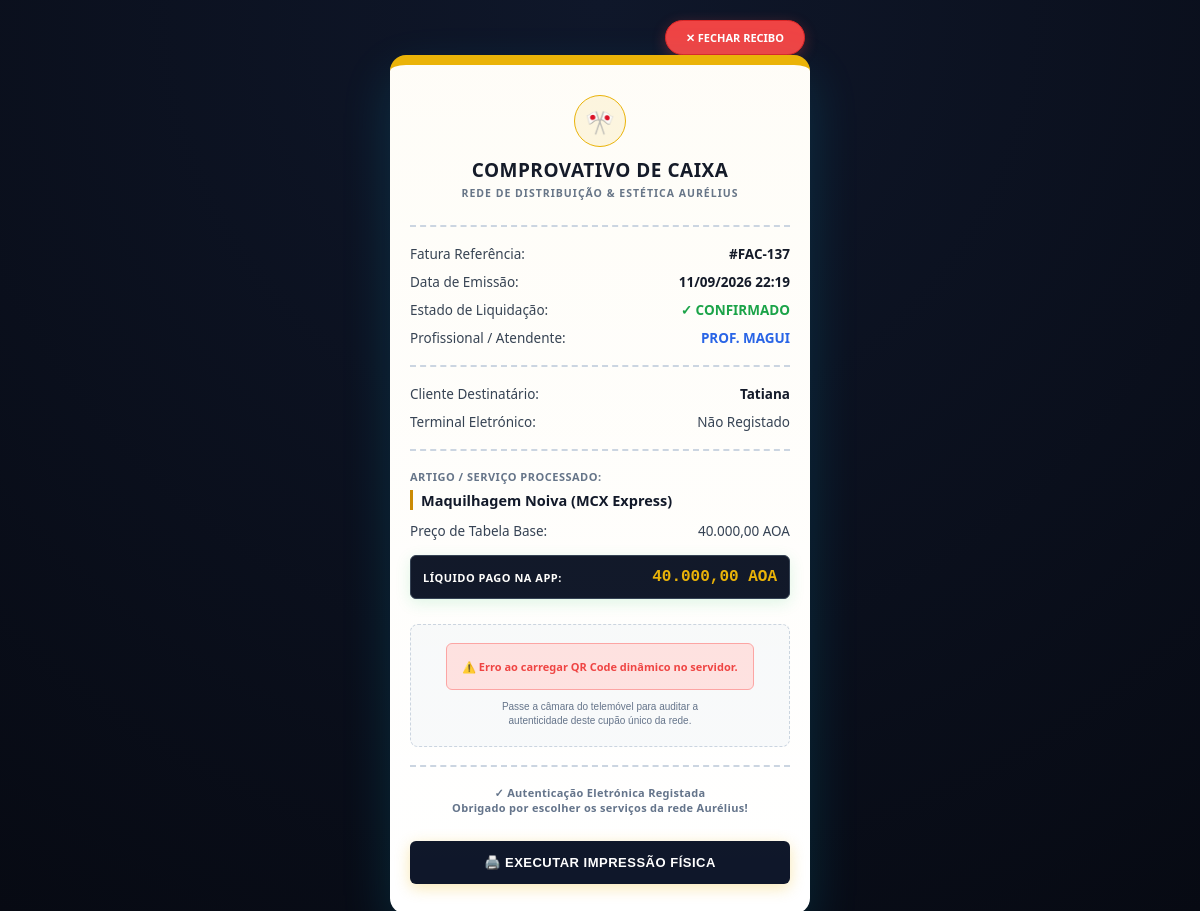
The page /fatura.php on the database its author committed.
### tables this page shows
CREATE TABLE `funcionarios` (
  `id_funcionario` int(11) NOT NULL AUTO_INCREMENT,
  `nome` varchar(100) NOT NULL,
  `status` varchar(50) DEFAULT 'Disponível',
  `especialidade` varchar(150) DEFAULT NULL,
  `ativo` tinyint(1) DEFAULT 1,
  `foto_url` varchar(255) DEFAULT NULL,
  PRIMARY KEY (`id_funcionario`)
);

CREATE TABLE `pagamentos` (
  `id_pagamento` int(11) NOT NULL AUTO_INCREMENT,
  `id_parceiro` int(11) NOT NULL,
  `tipo_parceiro` enum('barbearia','loja') NOT NULL,
  `cliente` varchar(150) NOT NULL,
  `cliente_telefone` varchar(20) DEFAULT NULL,
  `profissional` varchar(100) NOT NULL,
  `funcionario` varchar(255) DEFAULT NULL,
  `data_servico` date NOT NULL,
  `horario` varchar(255) DEFAULT NULL,
  `hora_servico` time NOT NULL,
  `servico` varchar(150) NOT NULL,
  `valor` decimal(10,2) NOT NULL,
  `status_atendimento` varchar(50) DEFAULT 'Pendente',
  `status_trabalho` enum('Pendente','Concluido') DEFAULT 'Pendente',
  `assinatura_cliente` varchar(50) DEFAULT NULL,
  `desconto` decimal(10,2) NOT NULL DEFAULT 0.00,
  `valor_liquido` decimal(10,2) NOT NULL DEFAULT 0.00,
  `data_registro` timestamp NOT NULL DEFAULT current_timestamp(),
  `visto_admin` int(11) DEFAULT 0,
  `tipo_pagamento` enum('PWA','Físico') DEFAULT 'PWA',
  PRIMARY KEY (`id_pagamento`)
);

### fatura.php (the view, shortened to what this page needs)
<?php
require_once __DIR__ . "/config/Banco.php";
$id_pagamento = isset($_GET['id']) ? intval($_GET['id']) : 0;
if ($id_pagamento === 0 && isset($pdo) && $pdo !== null) {
    try {
        $stmt_u = $pdo->query("SELECT id_pagamento FROM `pagamentos` ORDER BY id_pagamento DESC LIMIT 1");
        $ultimo_reg = $stmt_u->fetch(PDO::FETCH_ASSOC);
        if ($ultimo_reg) {
            $id_pagamento = intval(current($ultimo_reg));
        }
    } catch (PDOException $e) {
        error_log("Falha ao detetar o último ID: " . $e->getMessage());
    }
}
$pagamento = [];
if (isset($pdo) && $pdo !== null) {
    $colunas_id = ['id_pagamento', 'id_venda', 'id'];
    foreach ($colunas_id as $coluna) {
        try {
            $stmt_p = $pdo->prepare("SELECT * FROM `pagamentos` WHERE $coluna = ? LIMIT 1");
            $stmt_p->execute([$id_pagamento]);
            $pagamento = $stmt_p->fetch(PDO::FETCH_ASSOC);
            if ($pagamento) { break; }
        } catch (PDOException $e) {
            continue;
        }
    }
}
$atendente_final = 'Aurélio';
if (!empty($pagamento)) {
    $id_func_raw = $pagamento['profissional'] ?? ($pagamento['atendente'] ?? ($pagamento['funcionario_id'] ?? ''));
    if (is_numeric($id_func_raw) && isset($pdo)) {
        try {
            $stmt_f = $pdo->prepare("SELECT nome FROM `funcionarios` WHERE id_funcionario = ? LIMIT 1");
            $stmt_f->execute([$id_func_raw]);
            $func = $stmt_f->fetch(PDO::FETCH_ASSOC);
            if ($func && !empty($func['nome'])) {
                $atendente_final = $func['nome'];
            } else {
                $atendente_final = "Profissional #" . $id_func_raw;
            }
        } catch (Exception $e) {
            $atendente_final = "Profissional #" . $id_func_raw;
        }
    } elseif (!empty($id_func_raw)) {
        $atendente_final = $id_func_raw;
    }
}
$telefone_cliente_final = "Não Registado";
$preco_tabela_exibicao   = floatval($pagamento['preco'] ?? ($pagamento['valor'] ?? 1500));
$desconto_kz             = floatval($pagamento['desconto'] ?? 0);
$total_final             = $preco_tabela_exibicao - $desconto_kz;
?>
<!DOCTYPE html>
<html lang="pt-PT">
<head>
<body>
    <div class="topo-acoes-fatura">
        <a href="Dashboard.php" class="btn-fechar-recibo">✕ Fechar Recibo</a>
    </div>
    <div class="conteudo-fatura" style="max-width: 420px; margin: 0 auto; box-sizing: border-box; width: 100%;">
        <div class="topo-centro">
            <div style="background: rgba(234, 179, 8, 0.1); width: 50px; height: 50px; border-radius: 50%; display: flex; align-items: center; justify-content: center; margin: 0 auto 10px auto; border: 1px solid #eab308;">
                <span style="font-size: 24px; color: #eab308;">🎌</span>
            </div>
            <h2 style="margin: 0; font-size: 19px; color: #0f172a; font-weight: 800; letter-spacing: 0.5px;">COMPROVATIVO DE CAIXA</h2>
            <span style="font-size: 10.5px; color: #64748b; text-transform: uppercase; font-weight: bold; letter-spacing: 1px; display: block; margin-top: 3px;">Rede de Distribuição &amp; Estética Aurélius</span>
        </div>
        <div class="linha-pontilhada"></div>
        <div class="row-item"><span>Fatura Referência:</span><strong>#FAC-<?= intval($pagamento['id'] ?? $id_pagamento) ?></strong></div>
        <div class="row-item"><span>Data de Emissão:</span><strong>
            <?php
            $data_final_servico = $pagamento['data_venda'] ?? ($pagamento['data_cadastro'] ?? ($pagamento['data_publicacao'] ?? ''));
            if (!empty($data_final_servico) && $data_final_servico !== '0000-00-00 00:00:00') {
                echo date('d/m/Y H:i', strtotime($data_final_servico));
            } else {
                echo date('d/m/Y H:i');
            }
            ?>
        </strong></div>
        <div class="row-item"><span>Estado de Liquidação:</span><span style="color: #16a34a; font-weight: 800;">✓ CONFIRMADO</span></div>
        <div class="row-item"><span>Profissional / Atendente:</span><strong style="color: #2563eb; text-transform: uppercase;"><?= htmlspecialchars($atendente_final) ?></strong></div>
        <div class="linha-pontilhada"></div>
        <div class="row-item">
            <span>Cliente Destinatário:</span>
            <strong>
                <?php
                $cliente_nome_final = "Consumidor Geral";
                if (!empty($pagamento['nome_candidato'])) {
                    $cliente_nome_final = $pagamento['nome_candidato'];
                } elseif (!empty($pagamento['nome_autor'])) {
                    $cliente_nome_final = $pagamento['nome_autor'];
                } elseif (!empty($pagamento['nome'])) {
                    $cliente_nome_final = ($pagamento['nivel'] === 'cliente') ? $pagamento['nome'] : "Consumidor Final";
                } elseif (!empty($pagamento['cliente'])) {
                    $cliente_nome_final = $pagamento['cliente'];
                }
                echo htmlspecialchars($cliente_nome_final);
                ?>
            </strong>
        </div>
        <div class="row-item"><span>Terminal Eletrónico:</span><span><?= htmlspecialchars($telefone_cliente_final) ?></span></div>
        <div class="linha-pontilhada"></div>
        <div style="font-size: 11px; font-weight: bold; color: #64748b; margin-bottom: 6px; text-transform: uppercase; letter-spacing: 0.5px;">Artigo / Serviço Processado:</div>
        <div style="font-size: 14.5px; font-weight: 800; margin-bottom: 12px; color: #0f172a; border-left: 3px solid #ca8a04; padding-left: 8px; word-break: break-word;">
            <?php
            $servico_resolvido = "Atendimento Estético Geral";
            if (!empty($pagamento['servico'])) {
                $servico_resolvido = $pagamento['servico'];
            } elseif (!empty($pagamento['titulo'])) {
                $servico_resolvido = $pagamento['titulo'];
            } elseif (!empty($pagamento['nome_produto'])) {
                $servico_resolvido = "Cosmético: " . $pagamento['nome_produto'];
            } elseif (!empty($pagamento['cargo'])) {
                $servico_resolvido = "Inscrição de Vaga: " . $pagamento['cargo'];
            } elseif (!empty($pagamento['tipos_de_servico'])) {
                $servico_resolvido = $pagamento['tipos_de_servico'];
            }
            echo htmlspecialchars($servico_resolvido);
            ?>
        </div>
        <div class="row-item"><span>Preço de Tabela Base:</span><span><?= number_format($preco_tabela_exibicao, 2, ',', '.') ?> AOA</span></div>
        <div class="bloco-total" style="display: flex; justify-content: space-between; align-items: center; margin-top: 15px; background: #0f172a; padding: 12px; border-radius: 6px; color: #fff;">
            <span>LÍQUIDO PAGO NA APP:</span>
            <strong style="font-size: 16px; color: #eab308;"><?= number_format($total_final, 2, ',', '.') ?> AOA</strong>
        </div>
<div style="text-align: center; margin-top: 25px; background: #f8fafc; padding: 18px; border: 1px dashed #cbd5e1; border-radius: 8px; box-sizing: border-box; width: 100%; display: flex; flex-direction: column; align-items: center; justify-content: center;">
<div id="qr-erro" style="display: none; padding: 15px; background: #fee2e2; color: #ef4444; border: 1px solid #fca5a5; border-radius: 6px; font-size: 11px; font-weight: bold; margin-bottom: 10px;">
    ⚠️ Erro ao carregar QR Code dinâmico no servidor.
</div>
<span style="font-size: 10px; color: #64748b; display: block; font-family: sans-serif; line-height: 1.4; max-width: 250px; margin: 0 auto;">
    Passe a câmara do telemóvel para auditar a autenticidade deste cupão único da rede.
</span>
</div>
        <div class="linha-pontilhada"></div>
        <p style="text-align: center; font-size: 11px; color: #64748b; margin: 0 0 20px 0; font-weight: 600; letter-spacing: 0.3px; line-height: 1.4;">
            ✓ Autenticação Eletrónica Registada<br>
            Obrigado por escolher os serviços da rede Aurélius!
        </p>
        <button class="btn-print" onclick="window.print()" style="width: 100%; padding: 14px; background: #0f172a; color: #fff; font-weight: bold; border: none; border-radius: 6px; cursor: pointer; text-transform: uppercase; font-size: 13px; letter-spacing: 0.5px;">🖨️ Executar Impressão Física</button>
    </div>
</body>
</html>

### fatura.php (style rules this page uses)
body { background: radial-gradient(circle at top, #0f172a 0%, #070a13 100%); margin: 0; padding: 0; font-family: 'Segoe UI', system-ui, sans-serif; min-height: 100vh; box-sizing: border-box; }
.topo-acoes-fatura { max-width: 440px; margin: 20px auto 0 auto; display: flex; justify-content: flex-end; padding: 0 15px; width: 92%; box-sizing: border-box; }
.btn-fechar-recibo { background: #ef4444; color: white; padding: 9px 20px; border-radius: 30px; font-weight: bold; text-decoration: none; font-size: 11px; text-transform: uppercase; border: 1px solid #dc2626; box-shadow: 0 4px 14px rgba(239, 68, 68, 0.3); transition: 0.2s; }
.conteudo-fatura { background: #ffffff; color: #0f172a; width: 92%; max-width: 440px; margin: 15px auto 50px auto; padding: 30px 20px; border-radius: 16px; box-shadow: 0 20px 50px rgba(0, 210, 255, 0.15); border-top: 10px solid #eab308; box-sizing: border-box; position: relative; overflow: hidden; }
.conteudo-fatura::before { content: ''; position: absolute; top: 0; left: 0; width: 100%; height: 100%; background: linear-gradient(180deg, rgba(234, 179, 8, 0.03) 0%, rgba(255,255,255,0) 100%); pointer-events: none; }
.topo-centro { text-align: center; margin-bottom: 25px; }
.linha-pontilhada { border-top: 2px dashed #cbd5e1; margin: 18px 0; position: relative; }
.row-item { display: flex; justify-content: space-between; align-items: center; font-size: 13.5px; margin-bottom: 10px; color: #334155; gap: 10px; }
.row-item span { word-break: break-word; }
.row-item strong { color: #0f172a; font-weight: 700; text-align: right; word-break: break-word; }
.bloco-total { background: linear-gradient(135deg, #0f172a 0%, #1e293b 100%); border: 1px solid #334155; padding: 15px; margin-top: 20px; font-size: 14px; font-weight: bold; color: #4ade80; border-radius: 8px; box-shadow: 0 4px 15px rgba(34, 197, 94, 0.15); display: flex; justify-content: space-between; align-items: center; }
.bloco-total span { color: #fff; text-transform: uppercase; font-size: 11px; letter-spacing: 0.5px; }
.bloco-total strong { font-size: 18px; color: #22c55e; font-family: monospace; }
.btn-print { display: block; width: 100%; padding: 14px; background: linear-gradient(135deg, #eab308 0%, #ca8a04 100%); color: #000; border: none; font-weight: 800; text-transform: uppercase; cursor: pointer; margin-top: 25px; font-size: 12px; letter-spacing: 1px; border-radius: 8px; box-shadow: 0 4px 15px rgba(234, 179, 8, 0.3); transition: 0.2s; }

### rows shown on the page
funcionarios: nome "PROF. MAGUI"
pagamentos: cliente "Tatiana", servico "Maquilhagem Noiva (MCX Express)", valor "40.000,00", total_final "40.000,00"

### other values the page prints
$pagamento['id'] "137"
$telefone_cliente_final "Não Registado"
